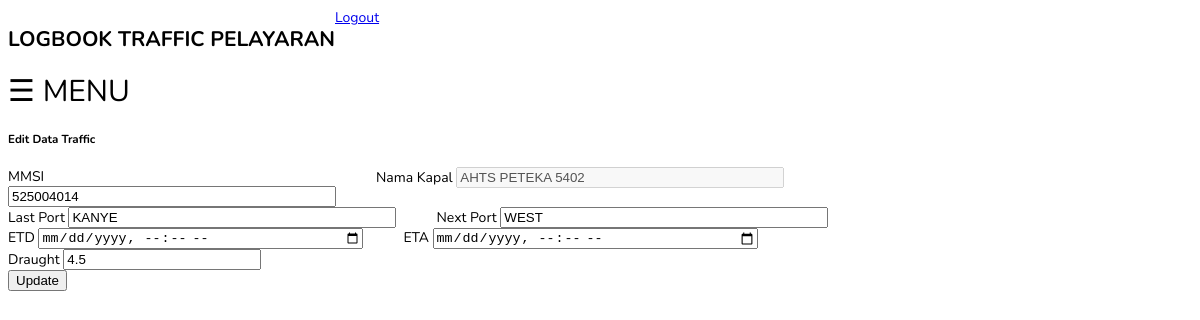
/edit.php?Traffic_ID=23 (signed in), run on an earlier commit of the app's database.
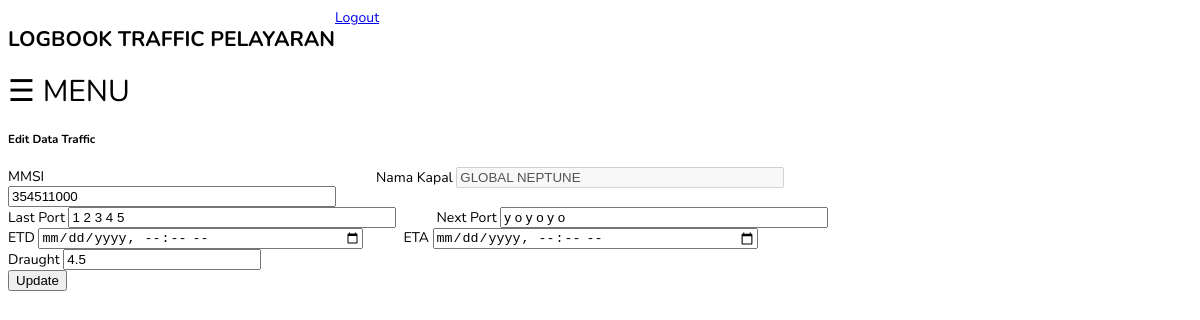
And on a later commit of the database.
### tables this page shows
CREATE TABLE `traffic` (
  `Traffic_ID` int(30) NOT NULL,
  `ETD` datetime NOT NULL,
  `ETA` datetime NOT NULL,
  `Draught` double NOT NULL,
  `Last_port` varchar(30) NOT NULL,
  `Next_port` varchar(30) NOT NULL,
  `MMSI` int(20) NOT NULL,
  `input_date` timestamp NOT NULL DEFAULT current_timestamp()
);

CREATE TABLE `kapal` (
  `MMSI` int(20) NOT NULL,
  `Nama_kapal` varchar(30) NOT NULL,
  `Call_sign` varchar(20) DEFAULT NULL,
  `IMO` int(20) DEFAULT NULL,
  `Tipe_kapal` enum('CARGO','CRUISE','PASSENGER','TANKER','TUG','TUG BOAT','OTHER') DEFAULT NULL,
  `Gross_tonnage` double DEFAULT NULL,
  `Length` double DEFAULT NULL,
  `Width` double DEFAULT NULL,
  `Flag` enum('DN','LN') NOT NULL
);

### edit.php (the view, shortened to what this page needs)
<?php
    include 'layout.php';
    include_once 'config.php';
    $id_get = $_GET['Traffic_ID'];
    $data = mysqli_query($mysqli, "SELECT * FROM traffic WHERE `traffic`.`Traffic_ID` = $id_get");
    while($data2 = mysqli_fetch_array($data)) {
        $MMSI_get = $data2['MMSI'];
        $Last_port_get = $data2['Last_port'];
        $Next_port_get = $data2['Next_port'];
        $ETD_get = $data2['ETD'];
        $ETA_get = $data2['ETA'];
        $Draught_get = $data2['Draught'];
    }
    $kapal = mysqli_query($mysqli, "SELECT Nama_kapal FROM kapal WHERE MMSI = $MMSI_get");
    while($data3 = mysqli_fetch_array($kapal)) {$vesselName = $data3['Nama_kapal'];}
?>
<html>
    <head>
    </head>
    <body>
        <div class="container">
            <div class="card mt-4">
                <div class="card-body">
                    <h5 class="card-title fw-bolder mb-3">Edit Data Traffic</h5>
                    <form action="edit.php" method="post" name="update_traffic">
                        <div style="display:flex; align-items:flex-start;">
                            <div class="mb-3">
                                <label for="MMSI" class="form-label">MMSI</label>
                                <div class="col-md-3">
                                    <input id="MMSI" name="MMSI" type="number" list="list_MMSI" style="width:320px" class="form-control" onkeyup="GetDetail(this.value)" value=<?php echo $MMSI_get; ?> required>
                                </div>
                            </div>
                            <div class="mb-3">
                                <label for="Nama_kapal" class="form-label">Nama Kapal</label>
                                <input type="text" readonly class="form-control"id="Nama_kapal" disabled="disabled" name="Nama_kapal" style="width:320px" required value="<?php echo $vesselName; ?>">
                            </div>
                        </div>
                        <div style="display:flex; align-items:flex-start;">
                            <div class="mb-3">
                                <label for="Last_port" class="form-label">Last Port</label>
                                <input type="text" class="form-control" name="Last_port" style="width:320px"  value="<?php echo $Last_port_get; ?>" required>
                            </div>
                            <div class="mb-3">
                                <label for="Next_port" class="form-label">Next Port</label>
                                <input type="text" class="form-control" name="Next_port" style="width:320px"  value="<?php echo $Next_port_get; ?>" required>
                            </div>
                        </div>
                        <div style="display:flex; align-items:flex-start;">
                            <div class="mb-3">
                                <label for="ETD" class="form-label">ETD</label>
                                <input type="datetime-local" class="form-control" name="ETD" style="width:320px"  value=<?php echo $ETD_get; ?> required>
                            </div>
                            <div class="mb-3">
                                <label for="ETA" class="form-label">ETA</label>
                                <input type="datetime-local" class="form-control"name="ETA" style="width:320px" value=<?php echo $ETA_get; ?> required>
                            </div>
                        </div>
                        <div class="mb-3">
                            <label for="Draught" class="form-label">Draught</label>
                            <input type="number" step="0.1" class="form-control" name="Draught" style="width:190px"  value=<?php echo $Draught_get; ?> required>
                        </div>
                        <div class="text-center">
                            <input type="submit" name="Submit" class="btn btn-primary" value="Update" />
                        </div>
                    </form>
                </div>
            </div>
        </div>
    </body>
</html>

What changed in the data, as far as the page shows it:
no longer on this page (row unchanged): kapal: Nama_kapal "AHTS PETEKA 5402"
changed traffic: MMSI "525004014" → "354511000"; Last_port "KANYE" → "1 2 3 4 5"; Next_port "WEST" → "y o y o y o"
now on this page (row unchanged): kapal: Nama_kapal "GLOBAL NEPTUNE"
